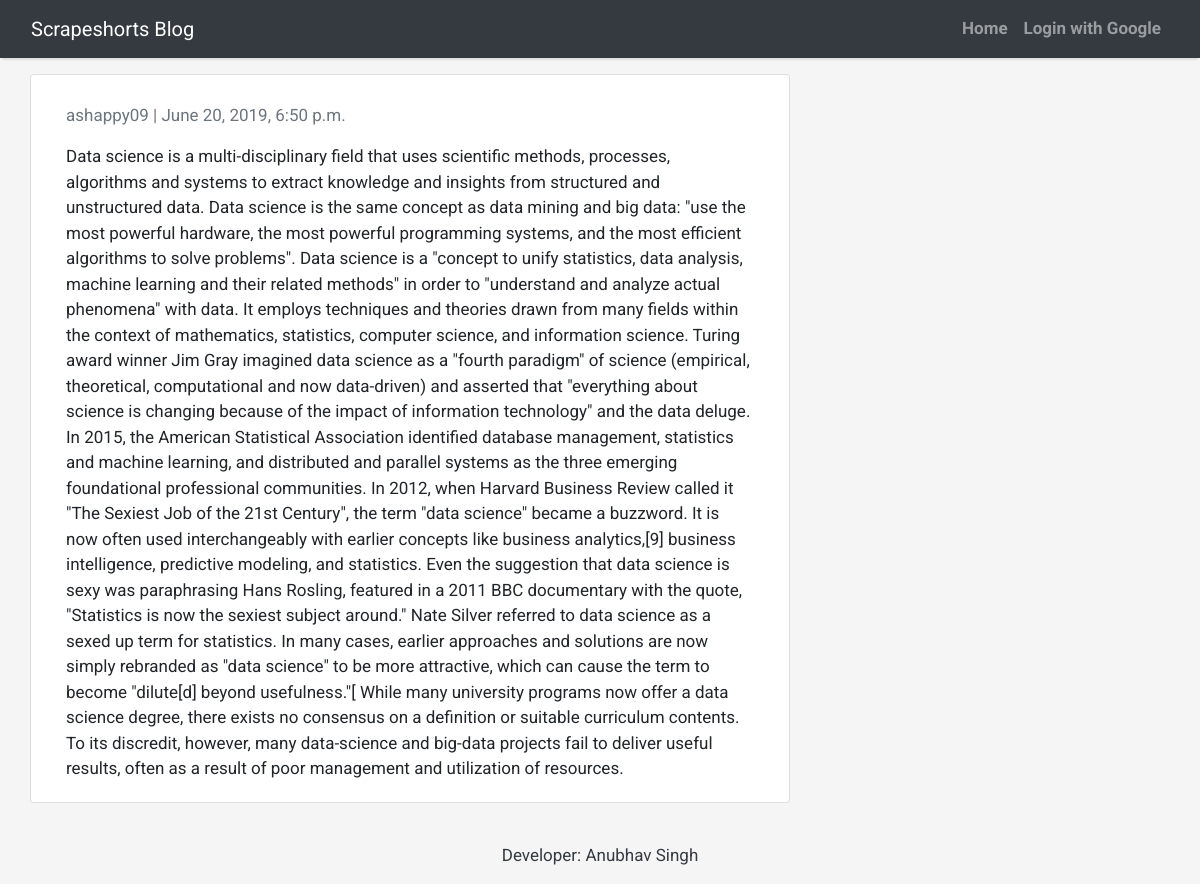
/post_detail/8/, run on the app's committed database.
### newsapp/models.py (models this page shows, shortened)
class Post(models.Model):
    author = models.ForeignKey(settings.AUTH_USER_MODEL, on_delete=models.CASCADE)
    title = models.CharField(max_length=200)
    text = models.TextField()
    created_date = models.DateTimeField(default=timezone.now)
    published_date = models.DateTimeField(blank=True, null=True)
    objects = models.Manager

### newsapp/views.py (the view)
# urls.py: path('post_detail/<int:pk>/',views.post_detail,name='post_detail'),
def post_detail(request, pk):
    post = get_object_or_404(Post, pk=pk)
    return render(request, 'post_detail.html', {'post': post})

### newsapp/templates/post_detail.html (shortened to what this page needs)
{% extends 'base.html' %} {% block content %}
<div class="container">
  <div class="row">
    <div class="col-md-8 card mb-4  mt-3 left  top">
      <div class="card-body">
        <p class=" text-muted">{{ post.author }} | {{ post.published_date }}</p>
        <p class="card-text ">{{ post.text }}</p>
      </div>
    </div>
  </div>
</div>
{% endblock content %}

### newsapp/templates/base.html (style rules this page uses)
body { font-family: "Roboto", sans-serif; font-size: 17px; background-color: #f5f5f5;; }

### data on the page
Post: author "ashappy09", published_date "June 20, 2019, 6:50 p.m.", text "Data science is a multi-disciplinary field that uses scientific methods, processes, algorithms and systems to extract knowledge and insights from structured and unstructured data. Data science is the same concept as data mining and big data: \"use the most powerful hardware, the most powerful programming systems, and the most efficient algorithms to solve problems\". Data science is a \"concept to unify statistics, data analysis, machine learning and their related methods\" in order to \"understand and analyze actual phenomena\" with data. It employs techniques and theories drawn from many fields within the context of mathematics, statistics, computer science, and information science. Turing…"
